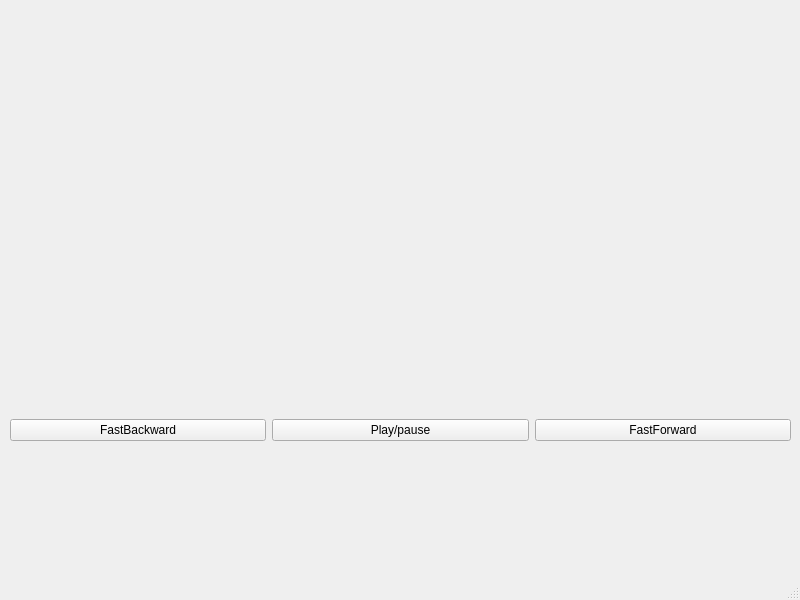
<?xml version="1.0" encoding="UTF-8"?>
<ui version="4.0">
 <class>QtDesigner</class>
 <widget class="QMainWindow" name="QtDesigner">
  <property name="geometry">
   <rect>
    <x>0</x>
    <y>0</y>
    <width>800</width>
    <height>600</height>
   </rect>
  </property>
  <property name="windowTitle">
   <string>MainWindow</string>
  </property>
  <widget class="QWidget" name="centralwidget">
   <widget class="QWidget" name="horizontalLayoutWidget">
    <property name="geometry">
     <rect>
      <x>10</x>
      <y>390</y>
      <width>781</width>
      <height>80</height>
     </rect>
    </property>
    <layout class="QHBoxLayout" name="horizontalLayout_2">
     <item>
      <widget class="QPushButton" name="FastBackward">
       <property name="text">
        <string>FastBackward</string>
       </property>
      </widget>
     </item>
     <item>
      <widget class="QPushButton" name="Play">
       <property name="text">
        <string>Play/pause</string>
       </property>
      </widget>
     </item>
     <item>
      <widget class="QPushButton" name="FastForward">
       <property name="text">
        <string>FastForward</string>
       </property>
      </widget>
     </item>
    </layout>
   </widget>
  </widget>
  <widget class="QMenuBar" name="menubar">
   <property name="geometry">
    <rect>
     <x>0</x>
     <y>0</y>
     <width>800</width>
     <height>20</height>
    </rect>
   </property>
  </widget>
  <widget class="QStatusBar" name="statusbar"/>
 </widget>
 <resources/>
 <connections/>
</ui>
